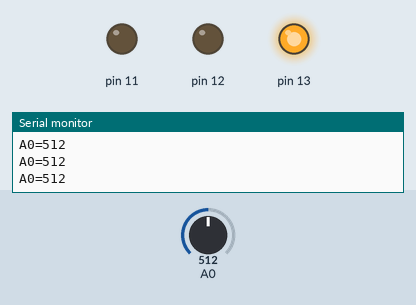
Recording of a sketch running on a simulated Arduino Uno, built with avr-gcc and run on an emulated ATmega328P. Shown: output pins drawn as LEDs (lit = HIGH), the last lines printed to the serial monitor. Inputs (shaded band) come from the test bench; at power-on: A0 = 512.

Above: at 1.2 s.
1.3 s: A0 set to 468
2.8 s: A0 set to 434
At 3.4 s:
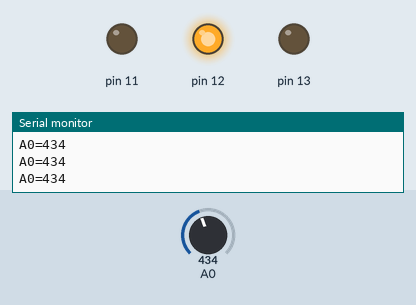
4.3 s: A0 set to 218
5.8 s: A0 set to 191
At 7.0 s:
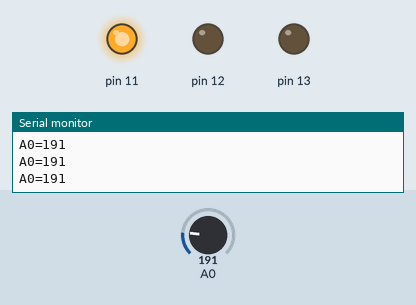
7.3 s: A0 set to 210
At 8.5 s:
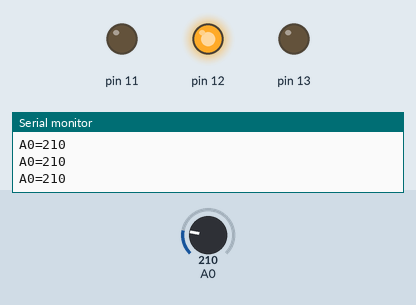
8.8 s: A0 set to 190
At 9.9 s:
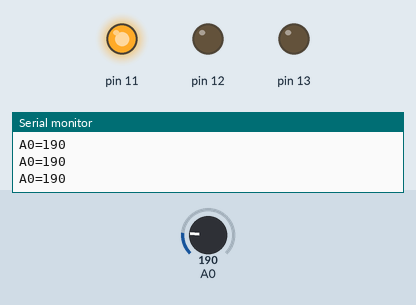
Timing chart, 0 to 11.3 s (numbered marks = the images above; inputs shaded):
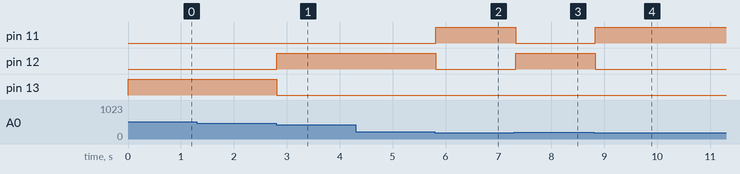

The sketch:

Lchika-CDScolor.ino
```cpp
//Cdsセンサの値に応じてLEDの色を変化させるプログラム
int val=0;

void setup() {
  //デジタルpin11,12,13を使うよ
  pinMode(11, OUTPUT);
  pinMode(12, OUTPUT);
  pinMode(13, OUTPUT);
  //シリアルポートを開く
  Serial.begin(9600);
}

void loop() {
  val = analogRead(0);

  Serial.print("A0=");
  Serial.print(val);
  Serial.print("\n");

  if(val<=200){
    digitalWrite(13, LOW);
    digitalWrite(12, LOW);
    digitalWrite(11, HIGH);
  }else if(val<=450){
    digitalWrite(11, LOW);
    digitalWrite(13, LOW);
    digitalWrite(12, HIGH);
  }else{
    digitalWrite(11, LOW);
    digitalWrite(12, LOW);
    digitalWrite(13, HIGH);
  }

  delay(100);
}
```

Measured:
- the behaviour switches between 451 and 450 on A0 (found by bisection; images 0 and 1)
- the behaviour switches between 201 and 200 on A0 (found by bisection; images 1 and 2)
- after the input at 2.8 s, pin 12: LOW → HIGH at once; pin 13: HIGH → LOW at once
- after the input at 5.8 s, pin 11: LOW → HIGH at once; pin 12: HIGH → LOW at once
- after the input at 7.3 s, pin 11: HIGH → LOW at once; pin 12: LOW → HIGH at once
- after the input at 8.8 s, pin 11: LOW → HIGH at once; pin 12: HIGH → LOW at once
